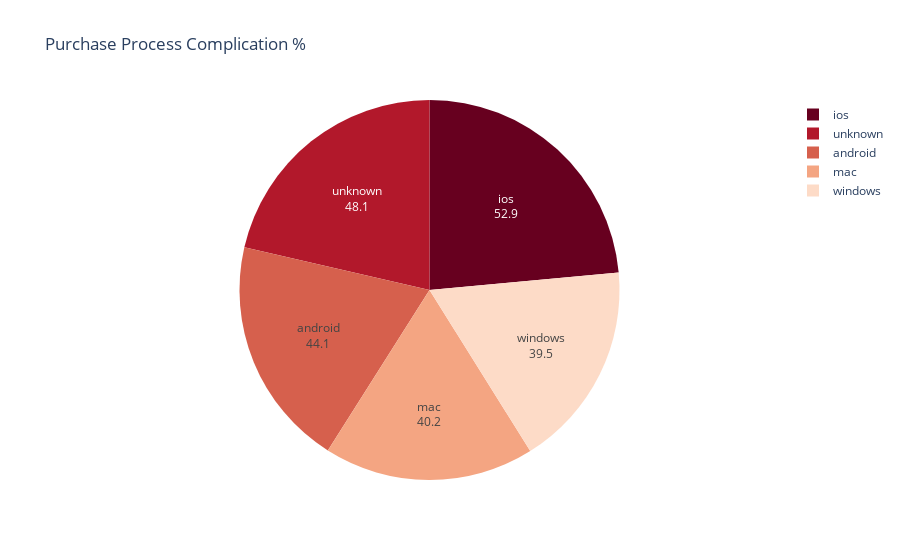

Here is the notebook cell this chart was saved with:
### Code cell
import plotly.graph_objects as go
fig = px.pie(device_process, values='Purchase_Process_Exit', names='OS', title=' Purchase Process Complication %',color_discrete_sequence=px.colors.sequential.RdBu)
fig.update_traces(textinfo='value+label')
fig.show()

### Figure 1 — Plotly figure (JSON) as saved in the notebook; plotly's stock layout.template omitted (floating-point values rounded to 4 significant figures)
{"data": [{"domain": {"x": [0, 1], "y": [0, 1]}, "hovertemplate": "OS=%{label}<br>Purchase_Process_Exit=%{value}<extra></extra>", "labels": ["android", "ios", "mac", "unknown", "windows"], "legendgroup": "", "name": "", "showlegend": true, "textinfo": "value+label", "type": "pie", "values": [44.1, 52.9, 40.2, 48.1, 39.5]}], "layout": {"legend": {"tracegroupgap": 0}, "piecolorway": ["rgb(103,0,31)", "rgb(178,24,43)", "rgb(214,96,77)", "rgb(244,165,130)", "rgb(253,219,199)", "rgb(247,247,247)", "rgb(209,229,240)", "rgb(146,197,222)", "rgb(67,147,195)", "rgb(33,102,172)", "rgb(5,48,97)"], "title": {"text": " Purchase Process Complication %"}}}
